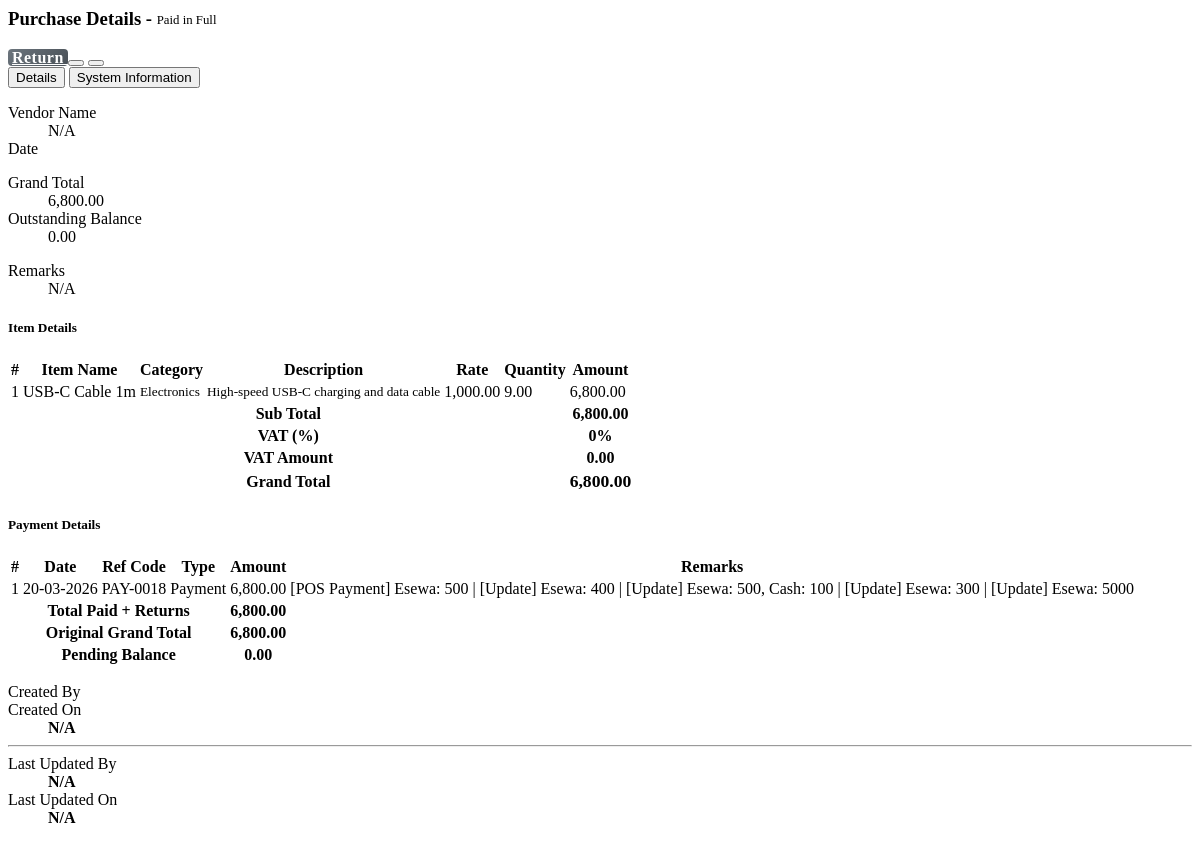
Page /admin/modules/transactions/purchases/view_purchase.php?id=137 on the earlier database version.
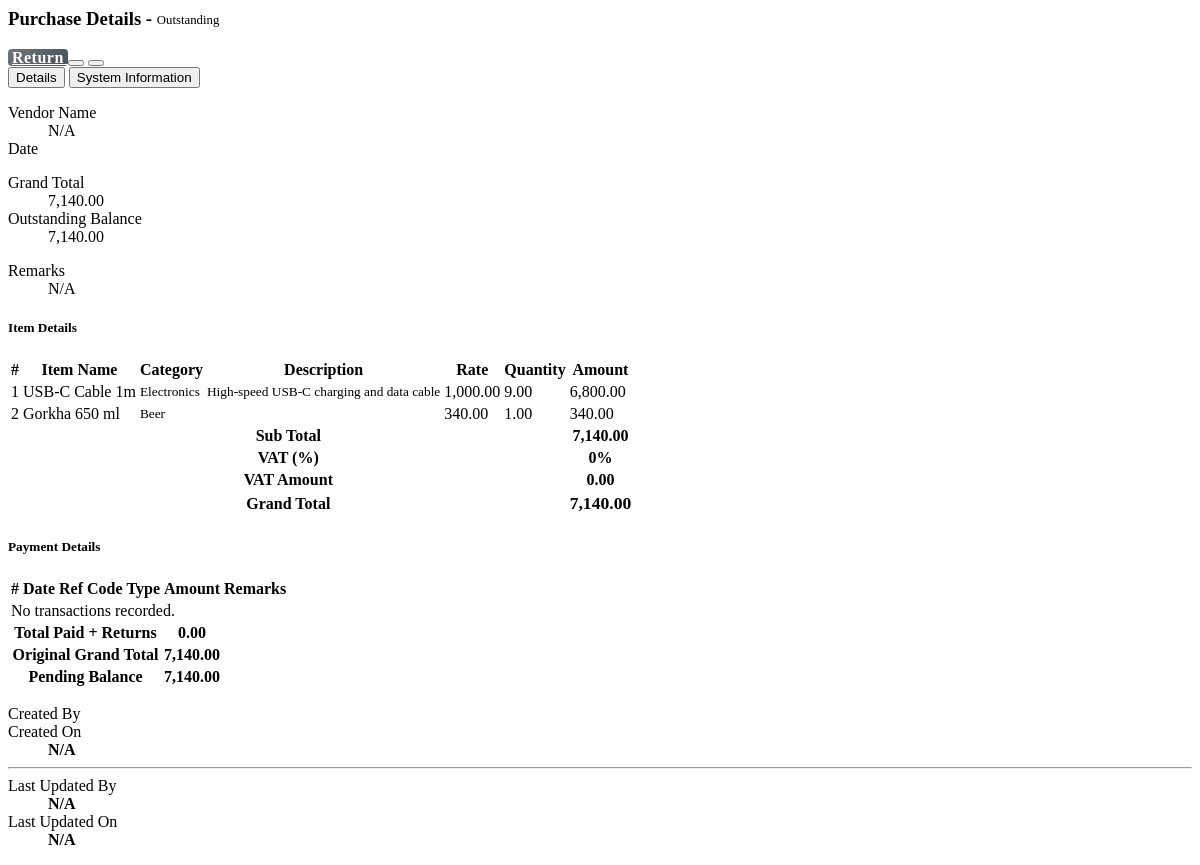
Same page on the later database version.
### tables this page shows
CREATE TABLE `transaction_items` (
  `id` int(30) NOT NULL AUTO_INCREMENT,
  `transaction_id` int(30) NOT NULL,
  `item_id` int(30) NOT NULL,
  `quantity` float NOT NULL DEFAULT 0,
  `unit_price` float NOT NULL DEFAULT 0,
  `mrp` float NOT NULL DEFAULT 0,
  `cost_price` float NOT NULL DEFAULT 0,
  `total_price` float NOT NULL DEFAULT 0,
  `profit` float NOT NULL DEFAULT 0,
  `date_created` datetime NOT NULL DEFAULT current_timestamp(),
  PRIMARY KEY (`id`),
  KEY `transaction_id` (`transaction_id`),
  KEY `item_id` (`item_id`)
);

CREATE TABLE `item_list` (
  `id` int(30) NOT NULL AUTO_INCREMENT,
  `name` varchar(255) NOT NULL,
  `description` text DEFAULT NULL,
  `category_id` int(30) DEFAULT NULL,
  `vendor_id` int(30) DEFAULT NULL,
  `unit` varchar(50) DEFAULT NULL,
  `cost` float NOT NULL DEFAULT 0,
  `selling_price` float NOT NULL DEFAULT 0,
  `mrp` float NOT NULL DEFAULT 0,
  `opening_cost` float NOT NULL DEFAULT 0,
  `average_cost` float NOT NULL DEFAULT 0,
  `reorder_level` float NOT NULL DEFAULT 0,
  `tax_type` tinyint(1) NOT NULL DEFAULT 1 COMMENT '1=Taxable,0=Non-Taxable',
  `quantity` float NOT NULL DEFAULT 0,
  `image_path` text DEFAULT NULL,
  `status` tinyint(1) NOT NULL DEFAULT 1,
  `date_created` datetime NOT NULL DEFAULT current_timestamp(),
  `date_updated` datetime DEFAULT NULL ON UPDATE current_timestamp(),
  PRIMARY KEY (`id`),
  KEY `category_id` (`category_id`),
  KEY `vendor_id` (`vendor_id`),
  KEY `name` (`name`),
  KEY `status` (`status`),
  KEY `name_2` (`name`)
);

CREATE TABLE `category_list` (
  `id` int(30) NOT NULL AUTO_INCREMENT,
  `name` varchar(250) NOT NULL,
  `description` text DEFAULT NULL,
  `status` tinyint(1) NOT NULL DEFAULT 1 COMMENT '1=Active,0=Inactive',
  `date_created` datetime NOT NULL DEFAULT current_timestamp(),
  `date_updated` datetime DEFAULT NULL ON UPDATE current_timestamp(),
  `created_by` int(30) DEFAULT NULL,
  `updated_by` int(30) DEFAULT NULL,
  `ip_address` varchar(50) DEFAULT NULL,
  PRIMARY KEY (`id`),
  KEY `name` (`name`),
  KEY `status` (`status`)
);

### admin/modules/transactions/purchases/view_purchase.php (the view, shortened to what the changed rows need)
<?php
$id = $_GET['id'] ?? null;
$calc_total = $conn->query("SELECT SUM(total_price) as total FROM transaction_items WHERE transaction_id = '{$id}'")->fetch_assoc()['total'] ?? 0;
if($calc_total > $total_amount){
    $amount = $calc_total;
} else {
    $amount = isset($total_amount) ? floatval($total_amount) : 0;
}
$total_paid = $conn->query("SELECT COALESCE(SUM(total_amount), 0) as paid FROM `transactions` WHERE parent_id = '{$id}' AND type = 'payment'")->fetch_assoc()['paid'] ?? 0;
$total_returned = $conn->query("SELECT COALESCE(SUM(total_amount), 0) as returned FROM `transactions` WHERE parent_id = '{$id}' AND type = 'return'")->fetch_assoc()['returned'] ?? 0;
$balance = floatval($amount) + floatval($tax ?? 0) - floatval($total_paid) - floatval($total_returned);
if($balance <= 0.01):
    $status_label = "Paid in Full";
    $badge_class = "badge-success";
elseif(($total_paid + $total_returned) > 0):
    $status_label = "Partially Paid";
    $badge_class = "badge-warning";
else:
    $status_label = "Outstanding";
    $badge_class = "badge-danger";
endif;
?>
<div class="container-fluid">
    <div class="card card-outline card-primary shadow rounded-0">
        <div class="card-header">
            <h3 class="card-title">
                Purchase Details - <?php echo htmlspecialchars($po_code) ?>
                <span class="badge <?php echo $badge_class ?> ml-2" style="font-size: 0.8rem; font-weight: 500; vertical-align: middle;">
                    <?php echo $status_label ?>
                </span>
            </h3>
        </div>
        <div class="card-body">
            <div class="tab-content pt-3" id="nav-tabContent">
                <div class="tab-pane fade show active" id="nav-details" role="tabpanel" aria-labelledby="nav-details-tab">
                    <div id="print_out">
                        <div class="row px-3 mb-4">
                            <div class="col-md-6">
                                <dl class="row mb-0">
                                    <dt class="col-sm-5 text-muted small">Grand Total</dt>
                                    <dd class="col-sm-7 border-bottom font-weight-bold text-primary"><?php echo number_format(floatval($amount ?? 0) + floatval($tax ?? 0), 2) ?></dd>
                                    <dt class="col-sm-5 text-muted small">Outstanding Balance</dt>
                                    <dd class="col-sm-7 border-bottom font-weight-bold text-danger"><?php echo number_format($balance, 2) ?></dd>
                                </dl>
                            </div>
                        </div>
                        <table class="table table-sm table-bordered table-striped">
                            <thead>
                                <tr class="bg-navy">
                                    <th class="text-center">#</th>
                                    <th>Item Name</th>
                                    <th>Category</th>
                                    <th>Description</th>
                                    <th class="text-right">Rate</th>
                                    <th class="text-center">Quantity</th>
                                    <th class="text-right">Amount</th>
                                </tr>
                            </thead>
                            <tbody>
                                <?php
                                $i = 1;
                                $items = $conn->query("SELECT ti.*, i.name as item_name, i.description, c.name as category
                                                      FROM `transaction_items` ti
                                                      INNER JOIN item_list i ON ti.item_id = i.id
                                                      LEFT JOIN category_list c ON i.category_id = c.id
                                                      WHERE ti.transaction_id = '{$id}'");
                                while($row = $items->fetch_assoc()):
                                ?>
                                <tr>
                                    <td class="text-center"><?php echo $i++ ?></td>
                                    <td><?php echo htmlspecialchars($row['item_name'] ?? '') ?></td>
                                    <td><small><?php echo htmlspecialchars($row['category'] ?? 'N/A') ?></small></td>
                                    <td><small class="truncate-2"><?php echo htmlspecialchars($row['description'] ?? '') ?></small></td>
                                    <td class="text-right"><?php echo number_format($row['unit_price'], 2) ?></td>
                                    <td class="text-center"><?php echo number_format($row['quantity'], 2) ?></td>
                                    <td class="text-right font-weight-bold"><?php echo number_format($row['total_price'], 2) ?></td>
                                </tr>
                                <?php endwhile; ?>
                            </tbody>
                            <tfoot>
                                <tr>
                                    <th colspan="6" class="text-right">Sub Total</th>
                                    <th class="text-right"><?php echo number_format($amount, 2) ?></th>
                                </tr>
                                <tr>
                                    <th colspan="6" class="text-right">VAT (%)</th>
                                    <th class="text-right text-info"><?php echo floatval($tax_perc ?? 0) ?>%</th>
                                </tr>
                                <tr>
                                    <th colspan="6" class="text-right">VAT Amount</th>
                                    <th class="text-right text-info"><?php echo number_format(floatval($tax ?? 0), 2) ?></th>
                                </tr>
                                <tr class="bg-light">
                                    <th colspan="6" class="text-right">Grand Total</th>
                                    <th class="text-right" style="font-weight: bold; font-size: 1.1em;"><?php echo number_format(floatval($amount ?? 0) + floatval($tax ?? 0), 2) ?></th>
                                </tr>
                            </tfoot>
                        </table>
                        <div class="row mt-4 px-2">
                            <div class="col-md-12">
                                <table class="table table-bordered table-striped table-sm">
                                        <thead>
                                            <tr class="bg-navy">
                                                <th class="text-center">#</th>
                                                <th>Date</th>
                                                <th>Ref Code</th>
                                                <th>Type</th>
                                                <th class="text-right">Amount</th>
                                                <th>Remarks</th>
                                            </tr>
                                        </thead>
                                        <tbody>
                                            <?php
                                            $payments = $conn->query("SELECT MAX(transaction_date) as date_created, reference_code, SUM(total_amount) as amount, GROUP_CONCAT(DISTINCT remarks SEPARATOR ', ') as remarks, MAX(type) as type FROM `transactions` WHERE parent_id = '{$id}' AND type IN ('payment', 'return') GROUP BY reference_code ORDER BY date_created DESC");
                                            $i = 1;
                                            while($p = $payments->fetch_assoc()):
                                                $is_return = ($p['type'] == 'return');
                                            ?>
                                            <tr>
                                                <td class="text-center"><?php echo $i++ ?></td>
                                                <td><?php echo date("d-m-Y", strtotime($p['date_created'])) ?></td>
                                                <td><?php echo htmlspecialchars($p['reference_code']) ?></td>
                                                <td>
                                                    <?php if($is_return): ?>
                                                        <span class="badge badge-danger">Return</span>
                                                    <?php else: ?>
                                                        <span class="badge badge-success">Payment</span>
                                                    <?php endif; ?>
                                                </td>
                                                <td class="text-right <?php echo $is_return ? 'text-danger font-weight-bold' : 'text-success font-weight-bold' ?>">
                                                    <?php
                                                    echo number_format($p['amount'], 2);
                                                    ?>
                                                </td>
                                                <td><?php echo htmlspecialchars($p['remarks'] ?? '') ?></td>
                                            </tr>
                                            <?php endwhile; if($payments->num_rows <= 0): ?>
                                            <tr><td colspan="6" class="text-center">No transactions recorded.</td></tr>
                                            <?php endif; ?>
                                        </tbody>
                                        <tfoot>
                                            <tr>
                                                <th colspan="4" class="text-right text-muted">Total Paid + Returns</th>
                                                <th class="text-right font-weight-bold"><?php echo number_format(floatval($total_paid) + floatval($total_returned), 2) ?></th>
                                                <th></th>
                                            </tr>
                                            <tr>
                                                <th colspan="4" class="text-right text-primary">Original Grand Total</th>
                                                <th class="text-right font-weight-bold text-primary"><?php echo number_format(floatval($amount) + floatval($tax ?? 0), 2) ?></th>
                                                <th></th>
                                            </tr>
                                            <tr>
                                                <th colspan="4" class="text-right text-danger">Pending Balance</th>
                                                <th class="text-right font-weight-bold text-danger"><?php echo number_format($balance, 2) ?></th>
                                                <th></th>
                                            </tr>
                                        </tfoot>
                                </table>
                            </div>
                        </div>
                    </div>
                </div>
            </div>
        </div>
    </div>
</div>

Differences in the rows shown:
added transaction_items: item_list.name "Gorkha 650 ml", category_list.name "Beer", unit_price "340.00", quantity "1.00", total_price "340.00"
Other differences:
$status_label: "Paid in Full" → "Outstanding"
floatval($amount ?? 0) + floatval($tax ?? 0): "6,800.00" → "7,140.00"
$balance: "0.00" → "7,140.00"
$amount: "6,800.00" → "7,140.00"
floatval($total_paid) + floatval($total_returned): "6,800.00" → "0.00"
floatval($amount) + floatval($tax ?? 0): "6,800.00" → "7,140.00"
text now shown: "No transactions recorded."
list line gone: "1 20-03-2026 PAY-0018 Payment 6,800.00 [POS Payment] Esewa: 500 | [Update] Esewa: 400 | [Update] Esewa: 500, Cash: 100 | [Update] Esewa: 300 | [Update] Esewa: 5000"
